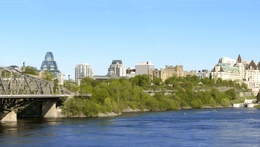
%> input picture b.jpg, 260 x 147 px, shrunk from 3000 x 1700 before the run
$ octave mosaciaing.m   (GNU Octave 9; MATLAB toolbox functions it lacks are replaced by stand-ins)
%> lines starting %> are read from the running program, lines starting %| are printed output that depends on the picture
clc;
close all;
clear all;

[file,path] = uigetfile('*.jpeg;*.jpg;*.png;*.bmp','pick an image');
%> the answer given: b.jpg
if isequal(file,0)||isequal(path,0)
    warndlg('user press cancel');
else
    target3 = imread(file);
%> target3 is the input picture: size 147x260x3 uint8; mean R, G, B 142.4, 165.8, 174.5
    imshow(target3);
end
m = 1; n = 1;
b = double(rgb2gray(target3));
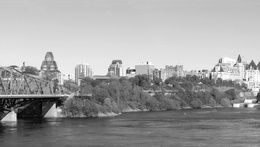
%> b: size 147x260 double; min 1, max 255, mean 159.8
[r c]=size(b);
%> r = 147; c = 260

for i=1:8:r-7
    for j = 1:8:c-7
        block = b(i:i+7,j:j+7);
        dcblock(i:i+7,j:j+7) = dct2(block);
        LRAI(m,n) = dcblock(i,j);
        n = n+1;
    end
    m = m+1;
    n = 1;
end
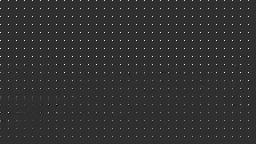
%> dcblock: size 144x256 double; min -436, max 1896.8, mean 20.2; drawn with min black and max white
[r c] = size(LRAI);
%> r = 18; c = 32
figure;
imshow (LRAI,[]);
col = c/3;
%> col = 10.67

for i = 1:r
    for j = 1:col

        img(i,j) = LRAI(i,j);
    end
end
%> this loop made 18 passes
figure
imshow(img);
col1 = col+1;
%> col1 = 11.67
col2 = 2*col;
%> col2 = 21.33
for i = 1:r
    for j = col1:col2

%> (the run ends here)

$ run again, on d.jpg
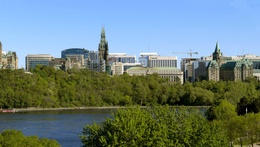
%> input picture d.jpg, 260 x 147 px, shrunk from 3000 x 1700 before the run
%> target3 is the input picture: size 147x260x3 uint8; mean R, G, B 108.3, 128.3, 125
%> `b = double(rgb2gray(target3));`:
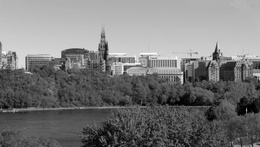
%> b: size 147x260 double; min 0, max 253, mean 122
%> after the loop `for i=1:8:r-7`:
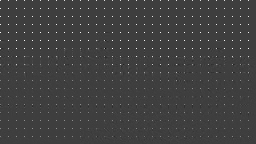
%> dcblock: size 144x256 double; min -550.5, max 1679.6, mean 15.5; drawn with min black and max white
%> `[r c] = size(LRAI);`: r = 18; c = 32
%> col = 10.67
%> the loop `for i = 1:r` made 18 passes
%> col1 = 11.67
%> col2 = 21.33

$ run again, on e.jpg
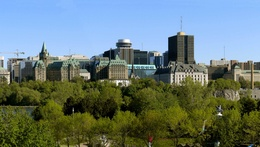
%> input picture e.jpg, 260 x 147 px, shrunk from 3000 x 1700 before the run
%> target3 is the input picture: size 147x260x3 uint8; mean R, G, B 104.2, 121.6, 117.9
%> `b = double(rgb2gray(target3));`:
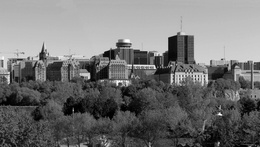
%> b: size 147x260 double; min 0, max 255, mean 116
%> after the loop `for i=1:8:r-7`:
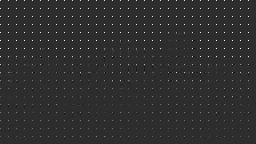
%> dcblock: size 144x256 double; min -361.1, max 1654.1, mean 14.9; drawn with min black and max white
%> `[r c] = size(LRAI);`: r = 18; c = 32
%> col = 10.67
%> the loop `for i = 1:r` made 18 passes
%> col1 = 11.67
%> col2 = 21.33
